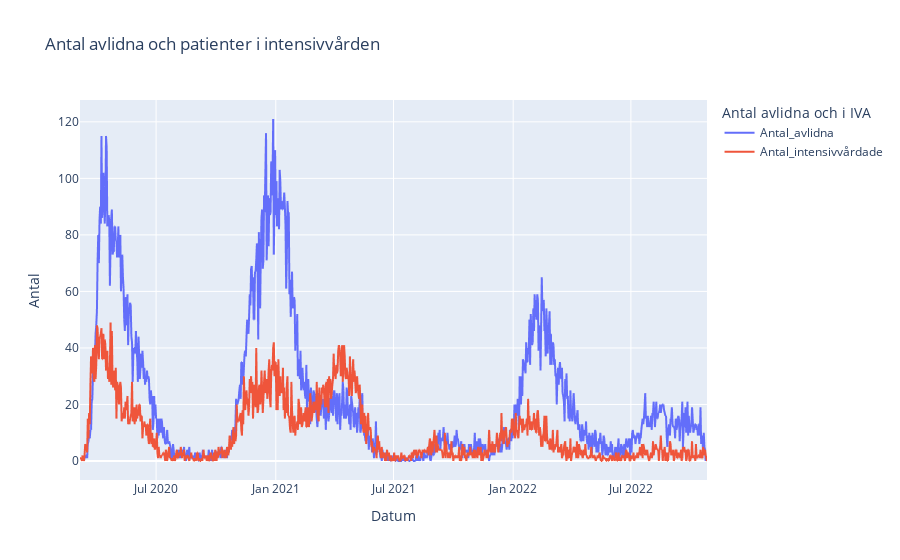

Source (notebook cell):
### Markdown cell above
### Graf IVA
Linjedigramen visar perioder då flest hamnade i IVA eller avled och syftet med datan är för att få en överblick av dödligheten.

Koden läser in blad ett och två från covid19.xlsx. Gör om så datum för avliden och vårdstart blir bara datum för att enklare göra en graf. Kombinerar datum från blad ett och två tillsammans och gör en linjedigram.

### Code cell
import pandas as pd
import plotly.express as px

excel_file_path = "Labb-data/Folkhalsomyndigheten_Covid19.xlsx"

df = pd.read_excel(excel_file_path, sheet_name=1)

df_IVA = pd.read_excel(excel_file_path, sheet_name=2)


df.rename(columns={"Datum_avliden": "Datum"}, inplace=True)

df_IVA.rename(columns={"Datum_vårdstart": "Datum"}, inplace=True)

combined_df = pd.concat([df.set_index("Datum"), df_IVA.set_index("Datum")], axis=1)

combined_df = combined_df.reset_index()

fig = px.line(combined_df, x="Datum", 
              y=["Antal_avlidna", "Antal_intensivvårdade"], 
              labels={"value": "Antal", "variable": "Antal avlidna och i IVA"},
              title="Antal avlidna och patienter i intensivvården ")

fig.show()
# fig.write_html("check_mortality_rate.html")

### Figure 1 — Plotly figure (JSON) as saved in the notebook; plotly's stock layout.template omitted (floating-point values rounded to 4 significant figures; data arrays with more than 128 entries replaced by an {"elided": "..."} marker saying what was removed)
{"data": [{"hovertemplate": "Antal avlidna och i IVA=Antal_avlidna<br>Datum=%{x}<br>Antal=%{y}<extra></extra>", "legendgroup": "Antal_avlidna", "line": {"color": "#636efa", "dash": "solid"}, "marker": {"symbol": "circle"}, "mode": "lines", "name": "Antal_avlidna", "showlegend": true, "type": "scattergl", "x": {"elided": "966 str values"}, "xaxis": "x", "y": {"elided": "966 int values"}, "yaxis": "y"}, {"hovertemplate": "Antal avlidna och i IVA=Antal_intensivvårdade<br>Datum=%{x}<br>Antal=%{y}<extra></extra>", "legendgroup": "Antal_intensivvårdade", "line": {"color": "#EF553B", "dash": "solid"}, "marker": {"symbol": "circle"}, "mode": "lines", "name": "Antal_intensivvårdade", "showlegend": true, "type": "scattergl", "x": {"elided": "966 str values"}, "xaxis": "x", "y": {"elided": "966 int values"}, "yaxis": "y"}], "layout": {"legend": {"title": {"text": "Antal avlidna och i IVA"}, "tracegroupgap": 0}, "title": {"text": "Antal avlidna och patienter i intensivvården "}, "xaxis": {"anchor": "y", "domain": [0, 1], "title": {"text": "Datum"}}, "yaxis": {"anchor": "x", "domain": [0, 1], "title": {"text": "Antal"}}}}
